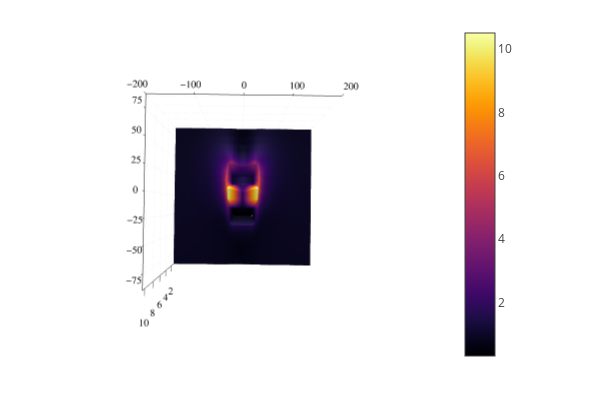

Notebook cell for this chart:
### Code cell
plotly()
surface(xA,yA,imagenE)

### Figure 1 — Plotly figure (JSON) as saved in the notebook; plotly's stock layout.template omitted (floating-point values rounded to 4 significant figures; data arrays with more than 128 entries replaced by an {"elided": "..."} marker saying what was removed)
{"data": [{"cmax": 10.49, "cmin": 0.2885, "colorbar": {"len": 0.9525, "title": {"text": ""}, "x": 0.7578, "y": 0.5139}, "colorscale": {"elided": "256x2 mixed values"}, "name": "y1", "opacity": null, "scene": "scene", "showlegend": false, "showscale": true, "type": "surface", "x": [-200, -190, -180, -170, -160, -150, -140, -130, -120, -110, -100, -90, -80, -70, -60, -50, -40, -30, -20, -10, 0, 10, 20, 30, 40, 50, 60, 70, 80, 90, 100, 110, 120, 130, 140, 150, 160, 170, 180, 190, 200], "xaxis": "x", "y": [-90, -79.5, -69, -58.5, -48, -37.5, -27, -16.5, -6, 4.5, 15, 25.5, 36, 46.5, 57, 67.5, 78, 88.5], "yaxis": "y", "z": {"elided": "18x41 float values"}, "zaxis": "z", "zmax": 10.49, "zmin": 0.2885}], "layout": {"annotations": [], "height": 400, "legend": {"bgcolor": "rgba(255, 255, 255, 1.000)", "bordercolor": "rgba(0, 0, 0, 1)", "borderwidth": 1, "font": {"color": "rgba(0, 0, 0, 1)", "family": "sans-serif", "size": 11}, "title": {"font": {"color": "rgba(0, 0, 0, 1)", "family": "sans-serif", "size": 15}, "text": ""}, "tracegroupgap": 0, "traceorder": "normal", "x": 1, "xanchor": "auto", "y": 1, "yanchor": "auto"}, "margin": {"b": 20, "l": 0, "r": 0, "t": 20}, "paper_bgcolor": "rgba(255, 255, 255, 1.000)", "plot_bgcolor": "rgba(255, 255, 255, 1.000)", "scene": {"aspectmode": "auto", "aspectratio": {"x": 1, "y": 1, "z": 1}, "camera": {"center": {"x": 0, "y": 0, "z": 0}, "eye": {"x": 0.0007162, "y": -0.06007, "z": 2.599}, "projection": {"type": "perspective"}, "up": {"x": 0, "y": 0, "z": 1}}, "domain": {"x": [0.05101, 0.7578], "y": [0.03762, 0.9902]}, "xaxis": {"gridcolor": "rgba(0, 0, 0, 0.1)", "gridwidth": 0.5, "linecolor": "rgba(0, 0, 0, 1)", "mirror": false, "range": [-200, 200], "showgrid": true, "showline": true, "showticklabels": true, "tickangle": 0, "tickcolor": "rgb(0, 0, 0)", "tickfont": {"color": "rgba(0, 0, 0, 1)", "family": "sans-serif", "size": 11}, "tickmode": "array", "ticks": "inside", "ticktext": ["−200", "−100", "0", "100", "200"], "tickvals": [-200, -100, 0, 100, 200], "title": {"font": {"color": "rgba(0, 0, 0, 1)", "family": "sans-serif", "size": 15}, "text": ""}, "type": "linear", "visible": true, "zeroline": false, "zerolinecolor": "rgba(0, 0, 0, 1)"}, "yaxis": {"gridcolor": "rgba(0, 0, 0, 0.1)", "gridwidth": 0.5, "linecolor": "rgba(0, 0, 0, 1)", "mirror": false, "range": [-90, 88.5], "showgrid": true, "showline": true, "showticklabels": true, "tickangle": 0, "tickcolor": "rgb(0, 0, 0)", "tickfont": {"color": "rgba(0, 0, 0, 1)", "family": "sans-serif", "size": 11}, "tickmode": "array", "ticks": "inside", "ticktext": ["−75", "−50", "−25", "0", "25", "50", "75"], "tickvals": [-75, -50, -25, 0, 25, 50, 75], "title": {"font": {"color": "rgba(0, 0, 0, 1)", "family": "sans-serif", "size": 15}, "text": ""}, "type": "linear", "visible": true, "zeroline": false, "zerolinecolor": "rgba(0, 0, 0, 1)"}, "zaxis": {"gridcolor": "rgba(0, 0, 0, 0.1)", "gridwidth": 0.5, "linecolor": "rgba(0, 0, 0, 1)", "mirror": false, "range": [0.2885, 10.49], "showgrid": true, "showline": true, "showticklabels": true, "tickangle": 0, "tickcolor": "rgb(0, 0, 0)", "tickfont": {"color": "rgba(0, 0, 0, 1)", "family": "sans-serif", "size": 11}, "tickmode": "array", "ticks": "inside", "ticktext": ["2", "4", "6", "8", "10"], "tickvals": [2, 4, 6, 8, 10], "title": {"font": {"color": "rgba(0, 0, 0, 1)", "family": "sans-serif", "size": 15}, "text": ""}, "type": "linear", "visible": true, "zeroline": false, "zerolinecolor": "rgba(0, 0, 0, 1)"}}, "showlegend": true, "width": 600}}
